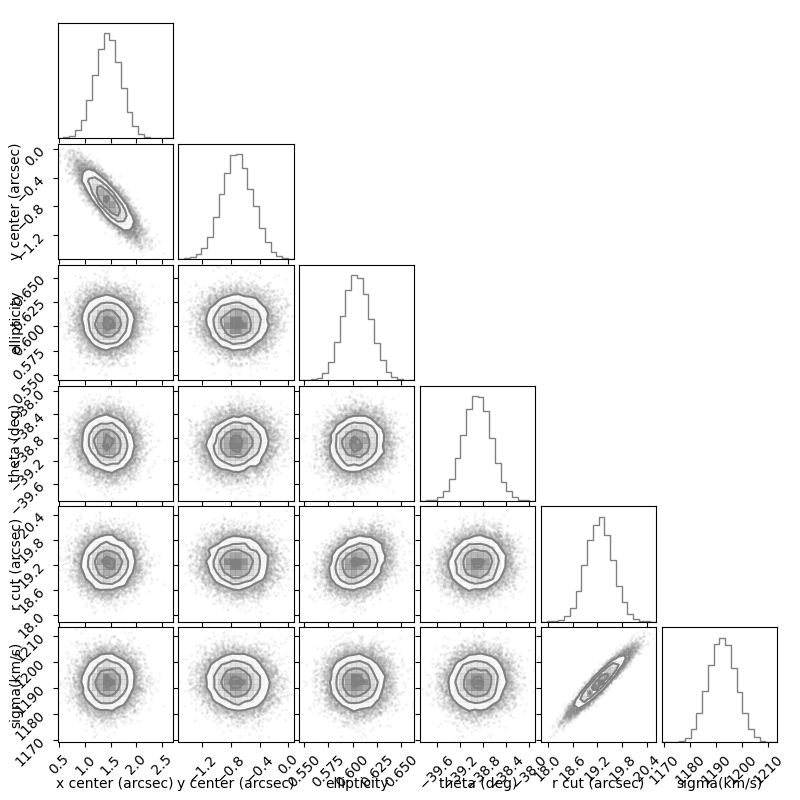

Generate this figure with Python:
import corner
import numpy as np
import matplotlib.pyplot as plt

folder_name = 'test'

figure = plt.figure(figsize=(8,8))

samples_data = {}
names = []
#O1 : x (arcsec)
#O1 : y (arcsec)
#O1 : emass
#O1 : theta (deg)
#O1 : rc (arcsec)
#O1 : sigma (km/s)
with open('../lens-data/RXJ2248/a_model_test/bayes.dat', 'r') as file:
    lines = file.readlines()
    chain_num = 0
    for line in lines:
        if line.startswith('#'):
            name = line.strip().lstrip('#')
            samples_data[name] = []
            names.append(name)
        else:
            sample_values = line.split()
            for i, value in enumerate(sample_values):
                samples_data[names[i]].append(float(value))
    corner.corner(np.column_stack((samples_data['O1 : x (arcsec)'],samples_data['O1 : y (arcsec)'],\
                                   samples_data['O1 : emass'],samples_data['O1 : theta (deg)'],\
                                   samples_data['O1 : rc (arcsec)'],samples_data['O1 : sigma (km/s)']))\
                                    ,labels=['x center (arcsec)','y center (arcsec)','ellipticity','theta (deg)','r cut (arcsec)','sigma(km/s)'],color='grey',fig=figure)
plt.savefig(f'/home/[user]/work/lens-project/{folder_name}.png')
plt.show()
